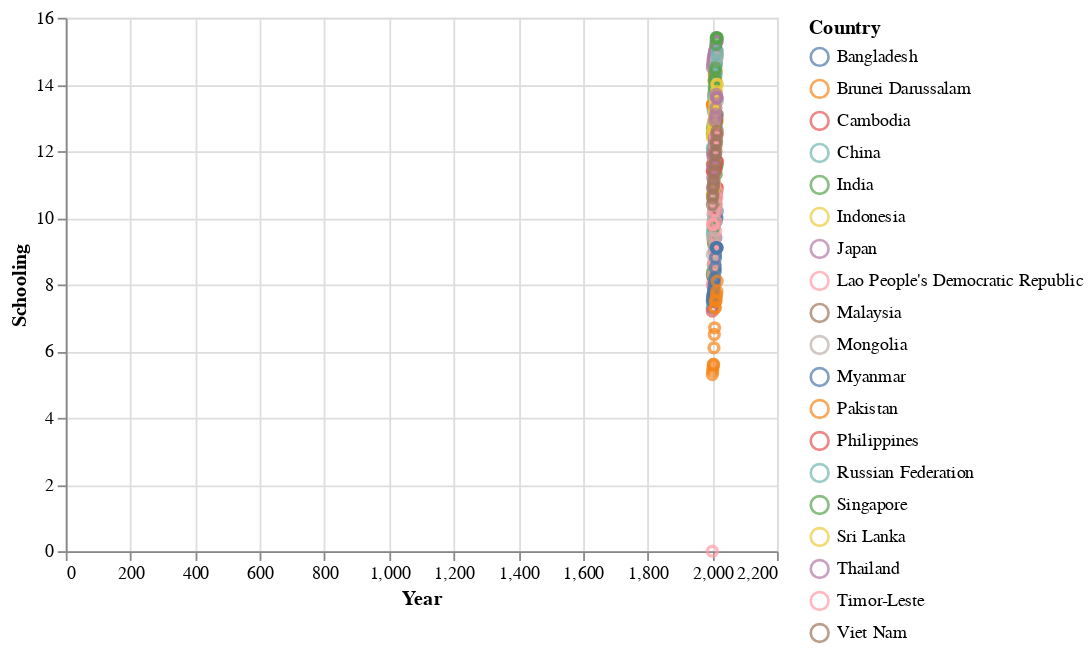

Notebook source saved alongside this figure:
### Markdown cell above
**Schooling**
- For charts, altair was imported
- Looking at the countries in schooling, North Korea and South Korea can't be found

### Code cell
alt.Chart(FactorHealth1).mark_point().encode(
    x ='Year',
    y ='Schooling',
    color = 'Country'
)

### Figure 1 — Vega-Lite specification as saved in the notebook (floating-point values rounded to 4 significant figures; data arrays with more than 128 entries replaced by an {"elided": "..."} marker saying what was removed)
{"config": {"view": {"continuousWidth": 400, "continuousHeight": 300}}, "data": {"name": "data-5d7784e6133ec95ec4ff5e057c2af840"}, "mark": "point", "encoding": {"color": {"field": "Country", "type": "nominal"}, "x": {"field": "Year", "type": "quantitative"}, "y": {"field": "Schooling", "type": "quantitative"}}, "$schema": "https://vega.github.io/schema/vega-lite/v4.17.0.json", "datasets": {"data-5d7784e6133ec95ec4ff5e057c2af840": {"elided": "336 records"}}}
